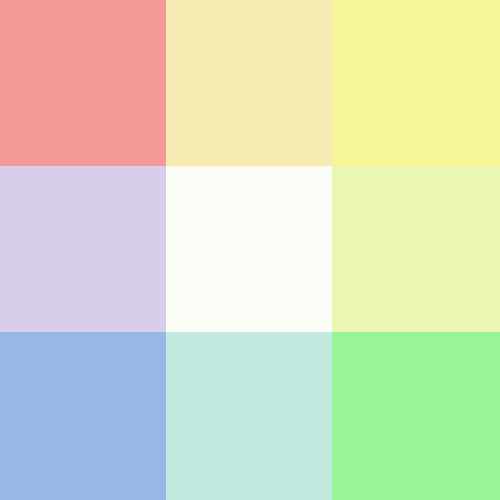
Frame 1 (no input)
Frame 60 (the mouse pressed at the canvas centre just before this capture): identical to frame 1, image omitted
Frame 120 (the mouse held since frame 60 and released just before this capture): identical to frame 1, image omitted

The Processing sketch that drew this single still picture (run headless with seeded random() and noise(); from frame 60 on, the mouse is pressed at the canvas centre):

// Processing sketch: ColorSudies_03
// ── ColorSudies_03.pde

float x, y, d;
int num;

color[] palette = {
  #f59898, // anxiety
  #d8ceec, // worry 
  #99b7e6, // apathy 
  #f7ebb4, // arousal
  #fcfcf6, // neutral
  #c2e9e0, // boredom 
  #f6f699, // flow 
  #e9f7b3, // control 
  #97f597  // relaxation
};

void setup() {
  size(500, 500);
  smooth();

  num = 3;
  d = width/num;
}

void draw() {
  background(40);

  fill(240);
  noStroke();

  // Color pallette counter
  int ii=0;

  for (int i=0; i<num; i++) {
    for (int j=0; j<num; j++) {
      fill(palette[ii]);
      rect(width/num*i, height/num*j, d+2, d+2);
      ii++;
    }
  }

  //  drawCursor();
}

void drawCursor(int ii) {
  //  Custom mouse cursor
  noCursor();
  pushMatrix();


  noStroke();
  fill(120, 120, 120);

  ellipse(mouseX, mouseY, 40, 40);

fill(palette[ii]);
  ellipse(mouseX, mouseY, 20, 20);
  popMatrix();
}
